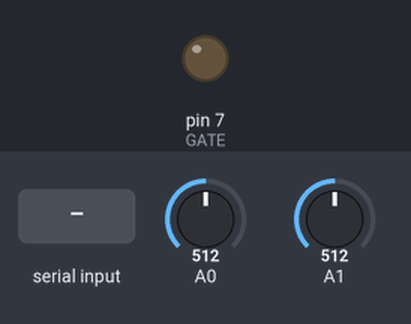
Bench run of a sketch on a simulated Arduino Uno, built with avr-gcc and run on an emulated ATmega328P. On the bench: output pins drawn as LEDs (lit = HIGH). Inputs (shaded band) come from the test bench; at power-on: A0 = 512, A1 = 512. What the sketch prints to the serial monitor is not drawn.

Above: at 1.2 s.
1.3 s: "FIRE\n" received over Serial
At 1.62 s:
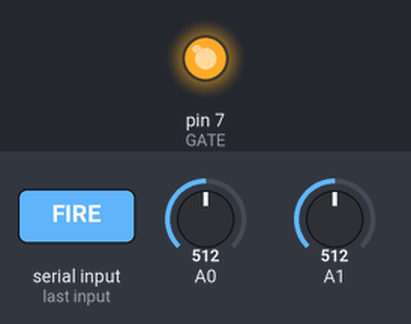
3.3 s: "STATUS\n" received over Serial
Timing chart, 0 to 6.3 s (numbered marks = the images above; inputs shaded):
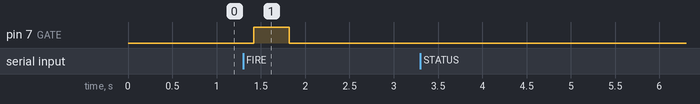

The sketch:

AI_controlled_loop.ino
```cpp
const int GATE = 7;
const float VREF = 5.09;
const float RLOAD = 426.0;

const int N = 240;
const long SAMPLE_US = 2500;
const int PRE = 8;
const int ON_SAMPLES = 160;

uint16_t adcCap[N];
uint16_t adcDrain[N];

void setup() {
  pinMode(GATE, OUTPUT);
  digitalWrite(GATE, LOW);
  Serial.begin(115200);
  Serial.println("SYSTEM_READY");
}

void loop() {
  if (Serial.available() > 0) {
    String cmd = Serial.readStringUntil('\n');
    cmd.trim();

    if (cmd == "FIRE") {
      executePulse();
    } else if (cmd == "STATUS") {
      float v = analogRead(A0) * VREF / 1023.0;
      // Send as a single, easily parsable line
      Serial.print("STATUS_OK,");
      Serial.println(v, 3);
    }
  }
}

void executePulse() {
  delay(100); // Brief pause to ensure serial buffer is clear

  unsigned long nextTime = micros();
  for (int i = 0; i < N; i++) {
    while ((long)(micros() - nextTime) < 0) { }
    nextTime += SAMPLE_US;

    if (i == PRE) digitalWrite(GATE, HIGH);
    if (i == PRE + ON_SAMPLES) digitalWrite(GATE, LOW);

    analogRead(A0); // Dummy read for stability
    adcCap[i] = analogRead(A0);
    analogRead(A1);
    adcDrain[i] = analogRead(A1);
  }
  digitalWrite(GATE, LOW);

  // Stream data back to Jupyter
  Serial.println("START");
  Serial.println("t_ms,gate,vcap,vdrain,i_mA");
  for (int i = 0; i < N; i++) {
    float tMs = i * SAMPLE_US / 1000.0;
    int gate = (i >= PRE && i < PRE + ON_SAMPLES) ? 1 : 0;
    float vcap = adcCap[i] * VREF / 1023.0;
    float vdrain = adcDrain[i] * VREF / 1023.0;
    float iMA = (vcap - vdrain) / RLOAD * 1000.0;

    Serial.print(tMs, 1); Serial.print(',');
    Serial.print(gate); Serial.print(',');
    Serial.print(vcap, 3); Serial.print(',');
    Serial.print(vdrain, 3); Serial.print(',');
    Serial.println(iMA, 2);
  }
  Serial.println("END");
}
```

Measured:
- after the input at 1.3 s, pin 7 (GATE): LOW → HIGH after 0.12 s, → LOW 0.40 s later
- after the input at 3.3 s, every drawn part: stays the same
